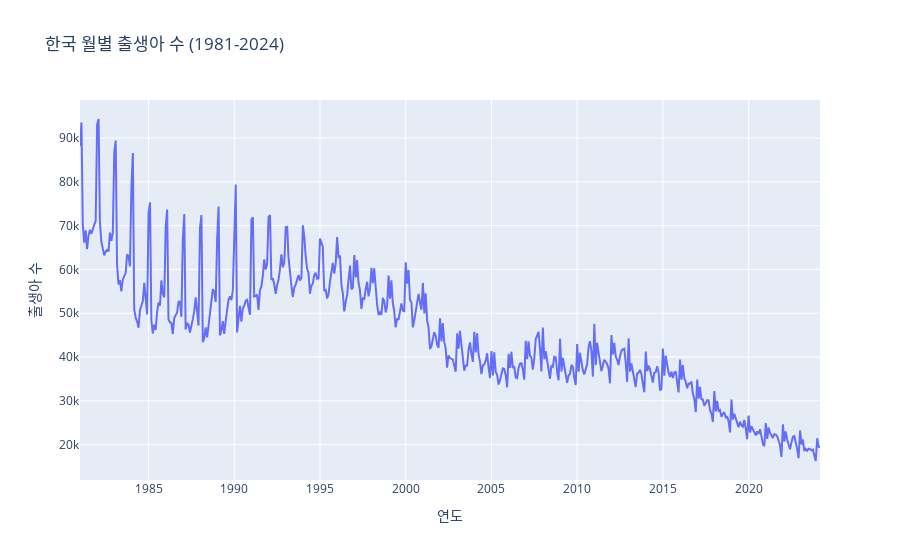

Write notebook code for a chart like this one.
### Code cell
import pandas as pd
pd.options.plotting.backend = "plotly"
import numpy as np
import plotly.express as px

# 데이터 로드 및 전처리
df_birth = pd.read_csv('../datasets/tsa/korean-births-stats.csv', index_col=0, parse_dates=True)
df_birth.replace('-', np.nan, inplace=True)
df_birth = df_birth.astype(float)
df_birth.index.freq = 'MS' # 월별 데이터 명시

# Plotly Express를 사용한 시계열 데이터 시각화
fig = px.line(df_birth, y='출생아수', title='한국 월별 출생아 수 (1981-2024)')
fig.update_layout(xaxis_title="연도", yaxis_title="출생아 수")
fig.show()

### Figure 1 — Plotly figure (JSON) as saved in the notebook; plotly's stock layout.template omitted (floating-point values rounded to 4 significant figures; data arrays with more than 128 entries replaced by an {"elided": "..."} marker saying what was removed)
{"data": [{"hovertemplate": "index=%{x}<br>출생아수=%{y}<extra></extra>", "legendgroup": "", "line": {"color": "#636efa", "dash": "solid"}, "marker": {"symbol": "circle"}, "mode": "lines", "name": "", "orientation": "v", "showlegend": false, "type": "scatter", "x": {"elided": "519 str values"}, "xaxis": "x", "y": {"elided": "519 float values"}, "yaxis": "y"}], "layout": {"legend": {"tracegroupgap": 0}, "title": {"text": "한국 월별 출생아 수 (1981-2024)"}, "xaxis": {"anchor": "y", "domain": [0, 1], "title": {"text": "연도"}}, "yaxis": {"anchor": "x", "domain": [0, 1], "title": {"text": "출생아 수"}}}}
